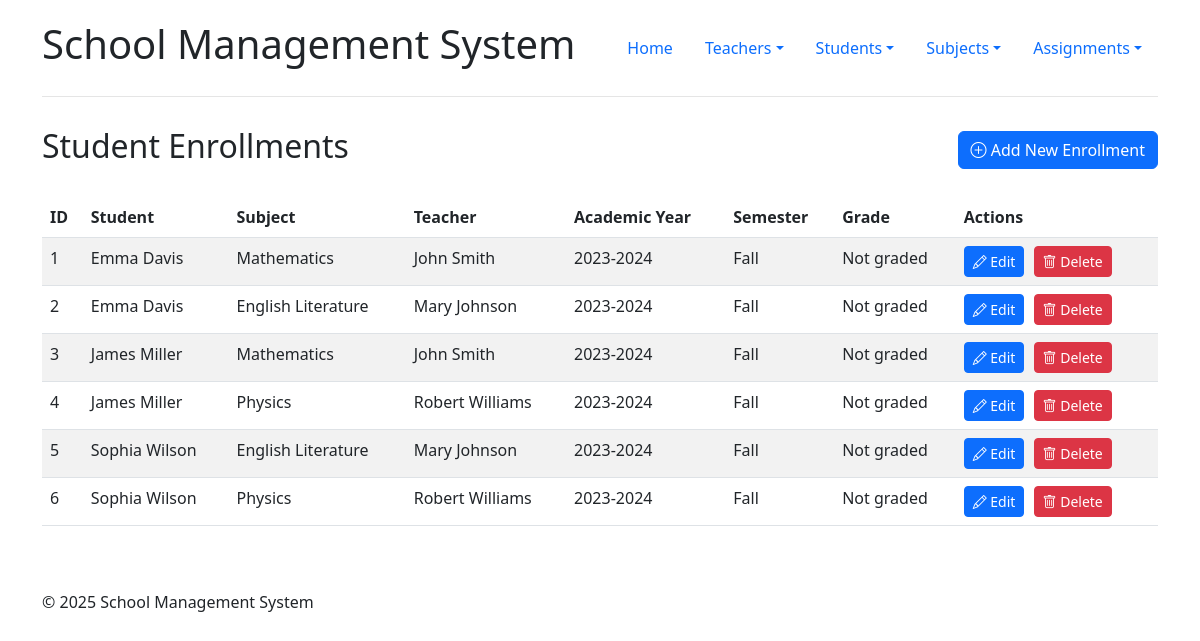
Page /enrollments/index.php on the committed database.
### tables this page shows
CREATE TABLE IF NOT EXISTS student_enrollments (
    enrollment_id INT AUTO_INCREMENT PRIMARY KEY,
    student_id INT NOT NULL,
    subject_id INT NOT NULL,
    teacher_id INT NOT NULL,
    academic_year VARCHAR(20),
    semester VARCHAR(20),
    grade VARCHAR(5),
    enrollment_date DATE DEFAULT CURRENT_DATE,
    created_at TIMESTAMP DEFAULT CURRENT_TIMESTAMP,
    updated_at TIMESTAMP DEFAULT CURRENT_TIMESTAMP ON UPDATE CURRENT_TIMESTAMP,
    FOREIGN KEY (student_id) REFERENCES students(student_id) ON DELETE CASCADE,
    FOREIGN KEY (subject_id) REFERENCES subjects(subject_id) ON DELETE CASCADE,
    FOREIGN KEY (teacher_id) REFERENCES teachers(teacher_id) ON DELETE CASCADE,
    UNIQUE KEY unique_enrollment (student_id, subject_id, teacher_id, academic_year, semester)
);

CREATE TABLE IF NOT EXISTS subjects (
    subject_id INT AUTO_INCREMENT PRIMARY KEY,
    subject_name VARCHAR(100) NOT NULL,
    subject_code VARCHAR(20) UNIQUE NOT NULL,
    description TEXT,
    credit_hours INT,
    created_at TIMESTAMP DEFAULT CURRENT_TIMESTAMP,
    updated_at TIMESTAMP DEFAULT CURRENT_TIMESTAMP ON UPDATE CURRENT_TIMESTAMP
);

### enrollments/index.php (the view, shortened to what this page needs)
<?php
require_once '../includes/header.php';
$query = "SELECT se.enrollment_id,
                se.student_id,
                se.subject_id,
                se.teacher_id,
                CONCAT(s.first_name, ' ', s.last_name) AS student_name,
                sub.subject_name,
                CONCAT(t.first_name, ' ', t.last_name) AS teacher_name,
                se.academic_year,
                se.semester,
                se.grade
            FROM student_enrollments se
            JOIN students s ON se.student_id = s.student_id
            JOIN subjects sub ON se.subject_id = sub.subject_id
            JOIN teachers t ON se.teacher_id = t.teacher_id
            ORDER BY se.academic_year DESC, se.semester, student_name";
$result = $conn->query($query);
?>
<div class="row">
    <div class="col-md-12">
        <div class="d-flex justify-content-between align-items-center mb-4">
            <h2>Student Enrollments</h2>
            <a href="/school/enrollments/create.php" class="btn btn-primary"><i class="bi bi-plus-circle"></i> Add New Enrollment</a>
        </div>
        <?php if ($result->num_rows > 0): ?>
            <div class="table-responsive">
                <table class="table table-striped table-hover">
                    <thead>
                        <tr>
                            <th>ID</th>
                            <th>Student</th>
                            <th>Subject</th>
                            <th>Teacher</th>
                            <th>Academic Year</th>
                            <th>Semester</th>
                            <th>Grade</th>
                            <th>Actions</th>
                        </tr>
                    </thead>
                    <tbody>
                        <?php while ($row = $result->fetch_assoc()): ?>
                            <tr>
                                <td><?php echo $row['enrollment_id']; ?></td>
                                <td><?php echo htmlspecialchars($row['student_name']); ?></td>
                                <td><?php echo htmlspecialchars($row['subject_name']); ?></td>
                                <td><?php echo htmlspecialchars($row['teacher_name']); ?></td>
                                <td><?php echo htmlspecialchars($row['academic_year']); ?></td>
                                <td><?php echo htmlspecialchars($row['semester']); ?></td>
                                <td><?php echo $row['grade'] ? htmlspecialchars($row['grade']) : 'Not graded'; ?></td>
                                <td class="action-buttons">
                                    <a href="/school/enrollments/edit.php?id=<?php echo $row['enrollment_id']; ?>" class="btn btn-sm btn-primary"><i class="bi bi-pencil"></i> Edit</a>
                                    <a href="/school/enrollments/index.php?delete=<?php echo $row['enrollment_id']; ?>" class="btn btn-sm btn-danger" onclick="return confirm('Are you sure you want to delete this enrollment?');"><i class="bi bi-trash"></i> Delete</a>
                                </td>
                            </tr>
                        <?php endwhile; ?>
                    </tbody>
                </table>
            </div>
        <?php else: ?>
            <div class="alert alert-info">No student enrollments found. <a href="/school/enrollments/create.php">Add a new enrollment</a>.</div>
        <?php endif; ?>
    </div>
</div>
<?php require_once '../includes/footer.php'; ?>

### includes/header.php (style rules this page uses)
body { padding-top: 20px; padding-bottom: 20px; }
.action-buttons .btn { margin-right: 5px; }

### rows in the picture
student_enrollments: enrollment_id "1", student_name "Emma Davis", subject.subject_name "Mathematics", teacher_name "John Smith", academic_year "2023-2024", semester "Fall", shows "Not graded"
student_enrollments: enrollment_id "2", student_name "Emma Davis", subject.subject_name "English Literature", teacher_name "Mary Johnson", academic_year "2023-2024", semester "Fall", shows "Not graded"
student_enrollments: enrollment_id "3", student_name "James Miller", subject.subject_name "Mathematics", teacher_name "John Smith", academic_year "2023-2024", semester "Fall", shows "Not graded"
student_enrollments: enrollment_id "4", student_name "James Miller", subject.subject_name "Physics", teacher_name "Robert Williams", academic_year "2023-2024", semester "Fall", shows "Not graded"
student_enrollments: enrollment_id "5", student_name "Sophia Wilson", subject.subject_name "English Literature", teacher_name "Mary Johnson", academic_year "2023-2024", semester "Fall", shows "Not graded"
student_enrollments: enrollment_id "6", student_name "Sophia Wilson", subject.subject_name "Physics", teacher_name "Robert Williams", academic_year "2023-2024", semester "Fall", shows "Not graded"
